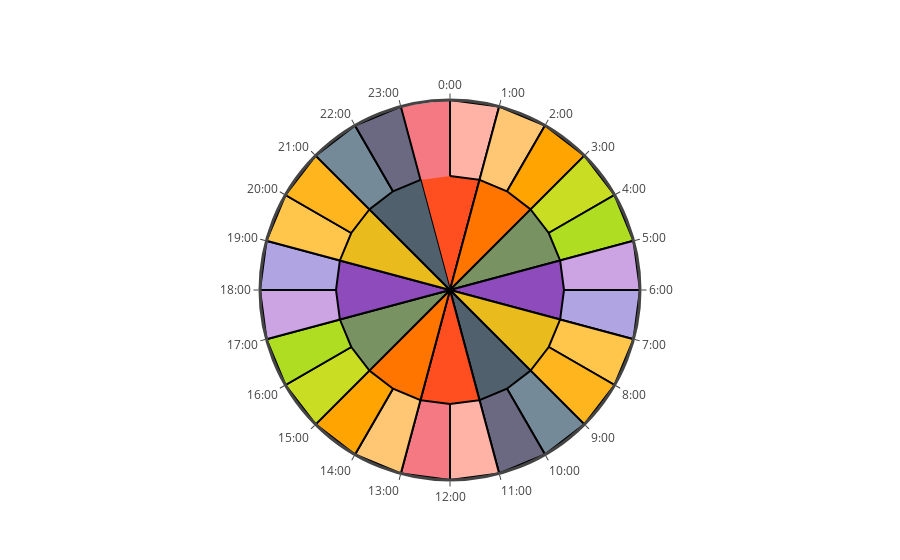

Notebook cell for this chart:
### Code cell
import plotly
import plotly.graph_objs as go

plotly.offline.init_notebook_mode(connected=True)
colorPlate1 = [
    '#ffb3a7', 
    '#ffc773', '#ffa400',
    '#c9dd22', '#afdd22',
    '#cca4e3', '#b0a4e3',
    '#ffc64b', '#ffb61e',
    '#758a99', '#6b6882',
    '#ffb3a7', '#f47983',
    '#ffc773', '#ffa400',
    '#c9dd22', '#afdd22',
    '#cca4e3', '#b0a4e3',
    '#ffc64b', '#ffb61e',
    '#758a99', '#6b6882',
    '#f47983'
]
colorPlate2 = ['#ff4e20', '#ff7500', '#789262', '#8d4bbb', '#e9bb1d','#50616d'] * 2
theta_marker = ["{}:00".format(i) for i in range(24)]
timeStamp = [
'子正', '丑初', '丑正', '寅初', '寅正', 
'卯初', '卯正', '辰初', '辰正', '巳初', '巳正',  
'午初', '午正', '未初', '未正', '申初', '申正',  
'酉初', '酉正', '戌初', '戌正', '亥初', '亥正', '子初'
]
timeStampMain = [
'子, 名曰「困敦」<br>混沌万物之初萌，藏黄泉之下。<br> 子是兹的意思，这时候万物刚刚开始滋生和繁殖。', 
'丑, 名曰「赤奋若」<br>气运奋迅而起，万物无不若其性。<br>形容万物继续萌发，系于生长。', 
'寅, 名曰「摄提格」<br>万物承阳而起。<br>植物芽刚刚吐露，要吸收阳气生长，然后全部露出地面。',  
'卯, 名曰「单阏」<br>阳气推万物而起. <br>卯，就是茂，茂盛的样子。这个时候，万物生长滋生繁茂。', 
'辰, 名曰「执徐」<br>伏蛰之物，而敷舒出。<br>万物都震动而生长，草木伸舒，萌芽而出。', 
'巳, 名曰「大荒落<br>万物炽盛而出，霍然落之。<br>万物到了这个时候，都全部长起来了，聚集在一起。炽盛而有光泽的样子。',  
'午, 名曰「敦牂」<br>万物壮盛也。<br>万物都达到盛大壮茂，枝柯密布的状态。',
'未, 名曰「协洽」<br>阴阳和合，万物化生。<br>未，就是味的意思。当事物成熟的时候，都会发出气味。这时候阴气开始升起，万物稍微衰败。' ,
'申, 名曰「涒滩」<br>万物吐秀，倾垂也。<br>万物的身体都已成就，倾吐了最后的繁盛，引向衰败。',  
'酉, 名曰「作噩」<br>万物皆芒枝起。 <br>万物衰老到极至而成熟。',
'戌, 名曰「阉茂」<br>万物皆蔽冒也。<br>戌，灭，杀的意思。意思是到了这时候，万物都已经衰灭了。', 
'亥, 名曰「大渊献」<br>万物于天，深盖藏也。<br>亥，核的意思。万物都进入核阂里，意味着阴气劾杀了万物，等待下一个初萌。'
]

def sectorChild(name, location, radius,  fillcolor='#ff4e20'):
    r = [0] * 24
    r[location % 24] = radius
    r[(location + 1) % 24] = radius
    obj = go.Scatterpolar(
      name = name,
      r = r,
      theta = theta_marker,
      fill = "toself",
      fillcolor = fillcolor,
      line =  {"color":'black'}
    )
    return obj

def sectorParent(name, location, radius,  fillcolor='black'):
    r = [0] * 24
    if location == 0:
        r[0] = r[1] = r[23] = radius
    else:
        r[location % 24] = radius
        r[(location + 1) % 24] = radius
        r[(location + 2) % 24] = radius
    obj = go.Scatterpolar(
      name = name,
      r = r,
      theta = theta_marker,
      fill = "toself",
      fillcolor = fillcolor,
      line =  {"color":'black'},
      hoverinfo = 'text',
      hoverlabel = {'align': 'left'}
    )
    return obj



trace = [sectorChild(i, j, 5, k) for (i,j,k) in zip(timeStamp, range(24), colorPlate1)]
trace += [sectorParent(timeStampMain[0], 0, 3, colorPlate2[0])]
trace += [sectorParent(i, j, 3, k) for (i,j, k) in zip(timeStampMain[1:], range(1, 23, 2), colorPlate2[1:]) ]

layout = go.Layout(
    polar = dict(
      radialaxis = dict(
        visible = False
      ),
      angularaxis = dict(
        direction = "clockwise",
        visible = True,
        linewidth = 3
      )
    ),
    showlegend = False
)


plotly.offline.iplot({
    "data": trace,
    "layout": layout
})

### Figure 1 — Plotly figure (JSON) as saved in the notebook; plotly's stock layout.template omitted (floating-point values rounded to 4 significant figures)
{"data": [{"fill": "toself", "fillcolor": "#ffb3a7", "line": {"color": "black"}, "name": "子正", "r": [5, 5, 0, 0, 0, 0, 0, 0, 0, 0, 0, 0, 0, 0, 0, 0, 0, 0, 0, 0, 0, 0, 0, 0], "theta": ["0:00", "1:00", "2:00", "3:00", "4:00", "5:00", "6:00", "7:00", "8:00", "9:00", "10:00", "11:00", "12:00", "13:00", "14:00", "15:00", "16:00", "17:00", "18:00", "19:00", "20:00", "21:00", "22:00", "23:00"], "type": "scatterpolar", "uid": "ea6bebb2-5bef-42a9-8f6c-9a273b765d04"}, {"fill": "toself", "fillcolor": "#ffc773", "line": {"color": "black"}, "name": "丑初", "r": [0, 5, 5, 0, 0, 0, 0, 0, 0, 0, 0, 0, 0, 0, 0, 0, 0, 0, 0, 0, 0, 0, 0, 0], "theta": ["0:00", "1:00", "2:00", "3:00", "4:00", "5:00", "6:00", "7:00", "8:00", "9:00", "10:00", "11:00", "12:00", "13:00", "14:00", "15:00", "16:00", "17:00", "18:00", "19:00", "20:00", "21:00", "22:00", "23:00"], "type": "scatterpolar", "uid": "5fa874b6-4f79-40a8-bcb0-f09f3a2f684c"}, {"fill": "toself", "fillcolor": "#ffa400", "line": {"color": "black"}, "name": "丑正", "r": [0, 0, 5, 5, 0, 0, 0, 0, 0, 0, 0, 0, 0, 0, 0, 0, 0, 0, 0, 0, 0, 0, 0, 0], "theta": ["0:00", "1:00", "2:00", "3:00", "4:00", "5:00", "6:00", "7:00", "8:00", "9:00", "10:00", "11:00", "12:00", "13:00", "14:00", "15:00", "16:00", "17:00", "18:00", "19:00", "20:00", "21:00", "22:00", "23:00"], "type": "scatterpolar", "uid": "efee01dd-c22b-4cdf-a7c6-96393f0700a9"}, {"fill": "toself", "fillcolor": "#c9dd22", "line": {"color": "black"}, "name": "寅初", "r": [0, 0, 0, 5, 5, 0, 0, 0, 0, 0, 0, 0, 0, 0, 0, 0, 0, 0, 0, 0, 0, 0, 0, 0], "theta": ["0:00", "1:00", "2:00", "3:00", "4:00", "5:00", "6:00", "7:00", "8:00", "9:00", "10:00", "11:00", "12:00", "13:00", "14:00", "15:00", "16:00", "17:00", "18:00", "19:00", "20:00", "21:00", "22:00", "23:00"], "type": "scatterpolar", "uid": "28bba002-d907-4b4c-b369-e2c34f2a9527"}, {"fill": "toself", "fillcolor": "#afdd22", "line": {"color": "black"}, "name": "寅正", "r": [0, 0, 0, 0, 5, 5, 0, 0, 0, 0, 0, 0, 0, 0, 0, 0, 0, 0, 0, 0, 0, 0, 0, 0], "theta": ["0:00", "1:00", "2:00", "3:00", "4:00", "5:00", "6:00", "7:00", "8:00", "9:00", "10:00", "11:00", "12:00", "13:00", "14:00", "15:00", "16:00", "17:00", "18:00", "19:00", "20:00", "21:00", "22:00", "23:00"], "type": "scatterpolar", "uid": "0c41afc8-89ce-4b9e-91be-2e4f00780fbd"}, {"fill": "toself", "fillcolor": "#cca4e3", "line": {"color": "black"}, "name": "卯初", "r": [0, 0, 0, 0, 0, 5, 5, 0, 0, 0, 0, 0, 0, 0, 0, 0, 0, 0, 0, 0, 0, 0, 0, 0], "theta": ["0:00", "1:00", "2:00", "3:00", "4:00", "5:00", "6:00", "7:00", "8:00", "9:00", "10:00", "11:00", "12:00", "13:00", "14:00", "15:00", "16:00", "17:00", "18:00", "19:00", "20:00", "21:00", "22:00", "23:00"], "type": "scatterpolar", "uid": "3665638e-674d-49d4-a5e8-32c9820ceecc"}, {"fill": "toself", "fillcolor": "#b0a4e3", "line": {"color": "black"}, "name": "卯正", "r": [0, 0, 0, 0, 0, 0, 5, 5, 0, 0, 0, 0, 0, 0, 0, 0, 0, 0, 0, 0, 0, 0, 0, 0], "theta": ["0:00", "1:00", "2:00", "3:00", "4:00", "5:00", "6:00", "7:00", "8:00", "9:00", "10:00", "11:00", "12:00", "13:00", "14:00", "15:00", "16:00", "17:00", "18:00", "19:00", "20:00", "21:00", "22:00", "23:00"], "type": "scatterpolar", "uid": "f149974f-5832-4ae0-8b2e-2e8299124462"}, {"fill": "toself", "fillcolor": "#ffc64b", "line": {"color": "black"}, "name": "辰初", "r": [0, 0, 0, 0, 0, 0, 0, 5, 5, 0, 0, 0, 0, 0, 0, 0, 0, 0, 0, 0, 0, 0, 0, 0], "theta": ["0:00", "1:00", "2:00", "3:00", "4:00", "5:00", "6:00", "7:00", "8:00", "9:00", "10:00", "11:00", "12:00", "13:00", "14:00", "15:00", "16:00", "17:00", "18:00", "19:00", "20:00", "21:00", "22:00", "23:00"], "type": "scatterpolar", "uid": "fff140e2-4b73-4870-a4aa-f26ca1063df3"}, {"fill": "toself", "fillcolor": "#ffb61e", "line": {"color": "black"}, "name": "辰正", "r": [0, 0, 0, 0, 0, 0, 0, 0, 5, 5, 0, 0, 0, 0, 0, 0, 0, 0, 0, 0, 0, 0, 0, 0], "theta": ["0:00", "1:00", "2:00", "3:00", "4:00", "5:00", "6:00", "7:00", "8:00", "9:00", "10:00", "11:00", "12:00", "13:00", "14:00", "15:00", "16:00", "17:00", "18:00", "19:00", "20:00", "21:00", "22:00", "23:00"], "type": "scatterpolar", "uid": "a5aa2e69-1fc7-4ea0-ba7f-74628248247a"}, {"fill": "toself", "fillcolor": "#758a99", "line": {"color": "black"}, "name": "巳初", "r": [0, 0, 0, 0, 0, 0, 0, 0, 0, 5, 5, 0, 0, 0, 0, 0, 0, 0, 0, 0, 0, 0, 0, 0], "theta": ["0:00", "1:00", "2:00", "3:00", "4:00", "5:00", "6:00", "7:00", "8:00", "9:00", "10:00", "11:00", "12:00", "13:00", "14:00", "15:00", "16:00", "17:00", "18:00", "19:00", "20:00", "21:00", "22:00", "23:00"], "type": "scatterpolar", "uid": "6c0f5a04-af7e-4ce3-8a22-9f26b0e7fdd6"}, {"fill": "toself", "fillcolor": "#6b6882", "line": {"color": "black"}, "name": "巳正", "r": [0, 0, 0, 0, 0, 0, 0, 0, 0, 0, 5, 5, 0, 0, 0, 0, 0, 0, 0, 0, 0, 0, 0, 0], "theta": ["0:00", "1:00", "2:00", "3:00", "4:00", "5:00", "6:00", "7:00", "8:00", "9:00", "10:00", "11:00", "12:00", "13:00", "14:00", "15:00", "16:00", "17:00", "18:00", "19:00", "20:00", "21:00", "22:00", "23:00"], "type": "scatterpolar", "uid": "60f73e6d-ccd9-4d26-80fb-ae6e1c29b2f3"}, {"fill": "toself", "fillcolor": "#ffb3a7", "line": {"color": "black"}, "name": "午初", "r": [0, 0, 0, 0, 0, 0, 0, 0, 0, 0, 0, 5, 5, 0, 0, 0, 0, 0, 0, 0, 0, 0, 0, 0], "theta": ["0:00", "1:00", "2:00", "3:00", "4:00", "5:00", "6:00", "7:00", "8:00", "9:00", "10:00", "11:00", "12:00", "13:00", "14:00", "15:00", "16:00", "17:00", "18:00", "19:00", "20:00", "21:00", "22:00", "23:00"], "type": "scatterpolar", "uid": "b27d1b8f-9957-4140-8d88-96a8bd919600"}, {"fill": "toself", "fillcolor": "#f47983", "line": {"color": "black"}, "name": "午正", "r": [0, 0, 0, 0, 0, 0, 0, 0, 0, 0, 0, 0, 5, 5, 0, 0, 0, 0, 0, 0, 0, 0, 0, 0], "theta": ["0:00", "1:00", "2:00", "3:00", "4:00", "5:00", "6:00", "7:00", "8:00", "9:00", "10:00", "11:00", "12:00", "13:00", "14:00", "15:00", "16:00", "17:00", "18:00", "19:00", "20:00", "21:00", "22:00", "23:00"], "type": "scatterpolar", "uid": "e7776406-2de2-4c17-81a3-bd1a43e86dde"}, {"fill": "toself", "fillcolor": "#ffc773", "line": {"color": "black"}, "name": "未初", "r": [0, 0, 0, 0, 0, 0, 0, 0, 0, 0, 0, 0, 0, 5, 5, 0, 0, 0, 0, 0, 0, 0, 0, 0], "theta": ["0:00", "1:00", "2:00", "3:00", "4:00", "5:00", "6:00", "7:00", "8:00", "9:00", "10:00", "11:00", "12:00", "13:00", "14:00", "15:00", "16:00", "17:00", "18:00", "19:00", "20:00", "21:00", "22:00", "23:00"], "type": "scatterpolar", "uid": "7c43c6e3-5908-492f-81a9-6edce9e94f97"}, {"fill": "toself", "fillcolor": "#ffa400", "line": {"color": "black"}, "name": "未正", "r": [0, 0, 0, 0, 0, 0, 0, 0, 0, 0, 0, 0, 0, 0, 5, 5, 0, 0, 0, 0, 0, 0, 0, 0], "theta": ["0:00", "1:00", "2:00", "3:00", "4:00", "5:00", "6:00", "7:00", "8:00", "9:00", "10:00", "11:00", "12:00", "13:00", "14:00", "15:00", "16:00", "17:00", "18:00", "19:00", "20:00", "21:00", "22:00", "23:00"], "type": "scatterpolar", "uid": "f28a8c28-a916-4fbe-91ae-421882f1ffc2"}, {"fill": "toself", "fillcolor": "#c9dd22", "line": {"color": "black"}, "name": "申初", "r": [0, 0, 0, 0, 0, 0, 0, 0, 0, 0, 0, 0, 0, 0, 0, 5, 5, 0, 0, 0, 0, 0, 0, 0], "theta": ["0:00", "1:00", "2:00", "3:00", "4:00", "5:00", "6:00", "7:00", "8:00", "9:00", "10:00", "11:00", "12:00", "13:00", "14:00", "15:00", "16:00", "17:00", "18:00", "19:00", "20:00", "21:00", "22:00", "23:00"], "type": "scatterpolar", "uid": "0850e04c-42a6-4be4-864a-abe900532bc1"}, {"fill": "toself", "fillcolor": "#afdd22", "line": {"color": "black"}, "name": "申正", "r": [0, 0, 0, 0, 0, 0, 0, 0, 0, 0, 0, 0, 0, 0, 0, 0, 5, 5, 0, 0, 0, 0, 0, 0], "theta": ["0:00", "1:00", "2:00", "3:00", "4:00", "5:00", "6:00", "7:00", "8:00", "9:00", "10:00", "11:00", "12:00", "13:00", "14:00", "15:00", "16:00", "17:00", "18:00", "19:00", "20:00", "21:00", "22:00", "23:00"], "type": "scatterpolar", "uid": "4fcf779c-a59c-4501-af11-e3e580aa9f5e"}, {"fill": "toself", "fillcolor": "#cca4e3", "line": {"color": "black"}, "name": "酉初", "r": [0, 0, 0, 0, 0, 0, 0, 0, 0, 0, 0, 0, 0, 0, 0, 0, 0, 5, 5, 0, 0, 0, 0, 0], "theta": ["0:00", "1:00", "2:00", "3:00", "4:00", "5:00", "6:00", "7:00", "8:00", "9:00", "10:00", "11:00", "12:00", "13:00", "14:00", "15:00", "16:00", "17:00", "18:00", "19:00", "20:00", "21:00", "22:00", "23:00"], "type": "scatterpolar", "uid": "fd4c7a25-ad54-4214-afb9-a55906718153"}, {"fill": "toself", "fillcolor": "#b0a4e3", "line": {"color": "black"}, "name": "酉正", "r": [0, 0, 0, 0, 0, 0, 0, 0, 0, 0, 0, 0, 0, 0, 0, 0, 0, 0, 5, 5, 0, 0, 0, 0], "theta": ["0:00", "1:00", "2:00", "3:00", "4:00", "5:00", "6:00", "7:00", "8:00", "9:00", "10:00", "11:00", "12:00", "13:00", "14:00", "15:00", "16:00", "17:00", "18:00", "19:00", "20:00", "21:00", "22:00", "23:00"], "type": "scatterpolar", "uid": "884d4fa1-4295-4443-9f36-6300713aa44e"}, {"fill": "toself", "fillcolor": "#ffc64b", "line": {"color": "black"}, "name": "戌初", "r": [0, 0, 0, 0, 0, 0, 0, 0, 0, 0, 0, 0, 0, 0, 0, 0, 0, 0, 0, 5, 5, 0, 0, 0], "theta": ["0:00", "1:00", "2:00", "3:00", "4:00", "5:00", "6:00", "7:00", "8:00", "9:00", "10:00", "11:00", "12:00", "13:00", "14:00", "15:00", "16:00", "17:00", "18:00", "19:00", "20:00", "21:00", "22:00", "23:00"], "type": "scatterpolar", "uid": "e87d5972-d3f6-4b72-984c-a7e482abdbba"}, {"fill": "toself", "fillcolor": "#ffb61e", "line": {"color": "black"}, "name": "戌正", "r": [0, 0, 0, 0, 0, 0, 0, 0, 0, 0, 0, 0, 0, 0, 0, 0, 0, 0, 0, 0, 5, 5, 0, 0], "theta": ["0:00", "1:00", "2:00", "3:00", "4:00", "5:00", "6:00", "7:00", "8:00", "9:00", "10:00", "11:00", "12:00", "13:00", "14:00", "15:00", "16:00", "17:00", "18:00", "19:00", "20:00", "21:00", "22:00", "23:00"], "type": "scatterpolar", "uid": "961c011d-184a-44f0-a0df-4e1f287d90ef"}, {"fill": "toself", "fillcolor": "#758a99", "line": {"color": "black"}, "name": "亥初", "r": [0, 0, 0, 0, 0, 0, 0, 0, 0, 0, 0, 0, 0, 0, 0, 0, 0, 0, 0, 0, 0, 5, 5, 0], "theta": ["0:00", "1:00", "2:00", "3:00", "4:00", "5:00", "6:00", "7:00", "8:00", "9:00", "10:00", "11:00", "12:00", "13:00", "14:00", "15:00", "16:00", "17:00", "18:00", "19:00", "20:00", "21:00", "22:00", "23:00"], "type": "scatterpolar", "uid": "4c1617c6-6c64-40cf-99b5-c7ab80e4f5c0"}, {"fill": "toself", "fillcolor": "#6b6882", "line": {"color": "black"}, "name": "亥正", "r": [0, 0, 0, 0, 0, 0, 0, 0, 0, 0, 0, 0, 0, 0, 0, 0, 0, 0, 0, 0, 0, 0, 5, 5], "theta": ["0:00", "1:00", "2:00", "3:00", "4:00", "5:00", "6:00", "7:00", "8:00", "9:00", "10:00", "11:00", "12:00", "13:00", "14:00", "15:00", "16:00", "17:00", "18:00", "19:00", "20:00", "21:00", "22:00", "23:00"], "type": "scatterpolar", "uid": "651d980a-55e9-4373-b49a-b7586221a396"}, {"fill": "toself", "fillcolor": "#f47983", "line": {"color": "black"}, "name": "子初", "r": [5, 0, 0, 0, 0, 0, 0, 0, 0, 0, 0, 0, 0, 0, 0, 0, 0, 0, 0, 0, 0, 0, 0, 5], "theta": ["0:00", "1:00", "2:00", "3:00", "4:00", "5:00", "6:00", "7:00", "8:00", "9:00", "10:00", "11:00", "12:00", "13:00", "14:00", "15:00", "16:00", "17:00", "18:00", "19:00", "20:00", "21:00", "22:00", "23:00"], "type": "scatterpolar", "uid": "e2e96150-8b52-41b5-9e88-3eac8740acc0"}, {"fill": "toself", "fillcolor": "#ff4e20", "hoverinfo": "text", "hoverlabel": {"align": "left"}, "line": {"color": "black"}, "name": "子, 名曰「困敦」<br>混沌万物之初萌，藏黄泉之下。<br> 子是兹的意思，这时候万物刚刚开始滋生和繁殖。", "r": [3, 3, 0, 0, 0, 0, 0, 0, 0, 0, 0, 0, 0, 0, 0, 0, 0, 0, 0, 0, 0, 0, 0, 3], "theta": ["0:00", "1:00", "2:00", "3:00", "4:00", "5:00", "6:00", "7:00", "8:00", "9:00", "10:00", "11:00", "12:00", "13:00", "14:00", "15:00", "16:00", "17:00", "18:00", "19:00", "20:00", "21:00", "22:00", "23:00"], "type": "scatterpolar", "uid": "1991f8d5-3b32-4d7f-8e91-f2a3dfeb0b13"}, {"fill": "toself", "fillcolor": "#ff7500", "hoverinfo": "text", "hoverlabel": {"align": "left"}, "line": {"color": "black"}, "name": "丑, 名曰「赤奋若」<br>气运奋迅而起，万物无不若其性。<br>形容万物继续萌发，系于生长。", "r": [0, 3, 3, 3, 0, 0, 0, 0, 0, 0, 0, 0, 0, 0, 0, 0, 0, 0, 0, 0, 0, 0, 0, 0], "theta": ["0:00", "1:00", "2:00", "3:00", "4:00", "5:00", "6:00", "7:00", "8:00", "9:00", "10:00", "11:00", "12:00", "13:00", "14:00", "15:00", "16:00", "17:00", "18:00", "19:00", "20:00", "21:00", "22:00", "23:00"], "type": "scatterpolar", "uid": "086db54a-8f43-475f-9f9f-22178db3ee11"}, {"fill": "toself", "fillcolor": "#789262", "hoverinfo": "text", "hoverlabel": {"align": "left"}, "line": {"color": "black"}, "name": "寅, 名曰「摄提格」<br>万物承阳而起。<br>植物芽刚刚吐露，要吸收阳气生长，然后全部露出地面。", "r": [0, 0, 0, 3, 3, 3, 0, 0, 0, 0, 0, 0, 0, 0, 0, 0, 0, 0, 0, 0, 0, 0, 0, 0], "theta": ["0:00", "1:00", "2:00", "3:00", "4:00", "5:00", "6:00", "7:00", "8:00", "9:00", "10:00", "11:00", "12:00", "13:00", "14:00", "15:00", "16:00", "17:00", "18:00", "19:00", "20:00", "21:00", "22:00", "23:00"], "type": "scatterpolar", "uid": "d35a3ee0-0681-41ac-aa97-a111877fea4b"}, {"fill": "toself", "fillcolor": "#8d4bbb", "hoverinfo": "text", "hoverlabel": {"align": "left"}, "line": {"color": "black"}, "name": "卯, 名曰「单阏」<br>阳气推万物而起. <br>卯，就是茂，茂盛的样子。这个时候，万物生长滋生繁茂。", "r": [0, 0, 0, 0, 0, 3, 3, 3, 0, 0, 0, 0, 0, 0, 0, 0, 0, 0, 0, 0, 0, 0, 0, 0], "theta": ["0:00", "1:00", "2:00", "3:00", "4:00", "5:00", "6:00", "7:00", "8:00", "9:00", "10:00", "11:00", "12:00", "13:00", "14:00", "15:00", "16:00", "17:00", "18:00", "19:00", "20:00", "21:00", "22:00", "23:00"], "type": "scatterpolar", "uid": "41917b45-7d01-4cc0-8764-45d4c431a9e5"}, {"fill": "toself", "fillcolor": "#e9bb1d", "hoverinfo": "text", "hoverlabel": {"align": "left"}, "line": {"color": "black"}, "name": "辰, 名曰「执徐」<br>伏蛰之物，而敷舒出。<br>万物都震动而生长，草木伸舒，萌芽而出。", "r": [0, 0, 0, 0, 0, 0, 0, 3, 3, 3, 0, 0, 0, 0, 0, 0, 0, 0, 0, 0, 0, 0, 0, 0], "theta": ["0:00", "1:00", "2:00", "3:00", "4:00", "5:00", "6:00", "7:00", "8:00", "9:00", "10:00", "11:00", "12:00", "13:00", "14:00", "15:00", "16:00", "17:00", "18:00", "19:00", "20:00", "21:00", "22:00", "23:00"], "type": "scatterpolar", "uid": "98d9f9c8-cc4f-4287-8e8a-1c0761c663e6"}, {"fill": "toself", "fillcolor": "#50616d", "hoverinfo": "text", "hoverlabel": {"align": "left"}, "line": {"color": "black"}, "name": "巳, 名曰「大荒落<br>万物炽盛而出，霍然落之。<br>万物到了这个时候，都全部长起来了，聚集在一起。炽盛而有光泽的样子。", "r": [0, 0, 0, 0, 0, 0, 0, 0, 0, 3, 3, 3, 0, 0, 0, 0, 0, 0, 0, 0, 0, 0, 0, 0], "theta": ["0:00", "1:00", "2:00", "3:00", "4:00", "5:00", "6:00", "7:00", "8:00", "9:00", "10:00", "11:00", "12:00", "13:00", "14:00", "15:00", "16:00", "17:00", "18:00", "19:00", "20:00", "21:00", "22:00", "23:00"], "type": "scatterpolar", "uid": "3772c115-b8db-495b-8e0d-c0bc1bf48a36"}, {"fill": "toself", "fillcolor": "#ff4e20", "hoverinfo": "text", "hoverlabel": {"align": "left"}, "line": {"color": "black"}, "name": "午, 名曰「敦牂」<br>万物壮盛也。<br>万物都达到盛大壮茂，枝柯密布的状态。", "r": [0, 0, 0, 0, 0, 0, 0, 0, 0, 0, 0, 3, 3, 3, 0, 0, 0, 0, 0, 0, 0, 0, 0, 0], "theta": ["0:00", "1:00", "2:00", "3:00", "4:00", "5:00", "6:00", "7:00", "8:00", "9:00", "10:00", "11:00", "12:00", "13:00", "14:00", "15:00", "16:00", "17:00", "18:00", "19:00", "20:00", "21:00", "22:00", "23:00"], "type": "scatterpolar", "uid": "6a18b183-45c0-4540-a8c0-08f3d78e86e5"}, {"fill": "toself", "fillcolor": "#ff7500", "hoverinfo": "text", "hoverlabel": {"align": "left"}, "line": {"color": "black"}, "name": "未, 名曰「协洽」<br>阴阳和合，万物化生。<br>未，就是味的意思。当事物成熟的时候，都会发出气味。这时候阴气开始升起，万物稍微衰败。", "r": [0, 0, 0, 0, 0, 0, 0, 0, 0, 0, 0, 0, 0, 3, 3, 3, 0, 0, 0, 0, 0, 0, 0, 0], "theta": ["0:00", "1:00", "2:00", "3:00", "4:00", "5:00", "6:00", "7:00", "8:00", "9:00", "10:00", "11:00", "12:00", "13:00", "14:00", "15:00", "16:00", "17:00", "18:00", "19:00", "20:00", "21:00", "22:00", "23:00"], "type": "scatterpolar", "uid": "98b75824-3505-4a10-b6d7-8a14ebfc69f1"}, {"fill": "toself", "fillcolor": "#789262", "hoverinfo": "text", "hoverlabel": {"align": "left"}, "line": {"color": "black"}, "name": "申, 名曰「涒滩」<br>万物吐秀，倾垂也。<br>万物的身体都已成就，倾吐了最后的繁盛，引向衰败。", "r": [0, 0, 0, 0, 0, 0, 0, 0, 0, 0, 0, 0, 0, 0, 0, 3, 3, 3, 0, 0, 0, 0, 0, 0], "theta": ["0:00", "1:00", "2:00", "3:00", "4:00", "5:00", "6:00", "7:00", "8:00", "9:00", "10:00", "11:00", "12:00", "13:00", "14:00", "15:00", "16:00", "17:00", "18:00", "19:00", "20:00", "21:00", "22:00", "23:00"], "type": "scatterpolar", "uid": "a1602c4e-ec85-426e-9b48-1b1f6e2c5329"}, {"fill": "toself", "fillcolor": "#8d4bbb", "hoverinfo": "text", "hoverlabel": {"align": "left"}, "line": {"color": "black"}, "name": "酉, 名曰「作噩」<br>万物皆芒枝起。 <br>万物衰老到极至而成熟。", "r": [0, 0, 0, 0, 0, 0, 0, 0, 0, 0, 0, 0, 0, 0, 0, 0, 0, 3, 3, 3, 0, 0, 0, 0], "theta": ["0:00", "1:00", "2:00", "3:00", "4:00", "5:00", "6:00", "7:00", "8:00", "9:00", "10:00", "11:00", "12:00", "13:00", "14:00", "15:00", "16:00", "17:00", "18:00", "19:00", "20:00", "21:00", "22:00", "23:00"], "type": "scatterpolar", "uid": "e9f5a813-572d-44fb-b7a1-9dde4a6a9ce5"}, {"fill": "toself", "fillcolor": "#e9bb1d", "hoverinfo": "text", "hoverlabel": {"align": "left"}, "line": {"color": "black"}, "name": "戌, 名曰「阉茂」<br>万物皆蔽冒也。<br>戌，灭，杀的意思。意思是到了这时候，万物都已经衰灭了。", "r": [0, 0, 0, 0, 0, 0, 0, 0, 0, 0, 0, 0, 0, 0, 0, 0, 0, 0, 0, 3, 3, 3, 0, 0], "theta": ["0:00", "1:00", "2:00", "3:00", "4:00", "5:00", "6:00", "7:00", "8:00", "9:00", "10:00", "11:00", "12:00", "13:00", "14:00", "15:00", "16:00", "17:00", "18:00", "19:00", "20:00", "21:00", "22:00", "23:00"], "type": "scatterpolar", "uid": "c63dcba5-07d9-4abd-941a-899bfae6ff23"}, {"fill": "toself", "fillcolor": "#50616d", "hoverinfo": "text", "hoverlabel": {"align": "left"}, "line": {"color": "black"}, "name": "亥, 名曰「大渊献」<br>万物于天，深盖藏也。<br>亥，核的意思。万物都进入核阂里，意味着阴气劾杀了万物，等待下一个初萌。", "r": [0, 0, 0, 0, 0, 0, 0, 0, 0, 0, 0, 0, 0, 0, 0, 0, 0, 0, 0, 0, 0, 3, 3, 3], "theta": ["0:00", "1:00", "2:00", "3:00", "4:00", "5:00", "6:00", "7:00", "8:00", "9:00", "10:00", "11:00", "12:00", "13:00", "14:00", "15:00", "16:00", "17:00", "18:00", "19:00", "20:00", "21:00", "22:00", "23:00"], "type": "scatterpolar", "uid": "a4912019-26e7-40c2-b197-eece8c633b2f"}], "layout": {"polar": {"angularaxis": {"direction": "clockwise", "linewidth": 3, "visible": true}, "radialaxis": {"visible": false}}, "showlegend": false}}
